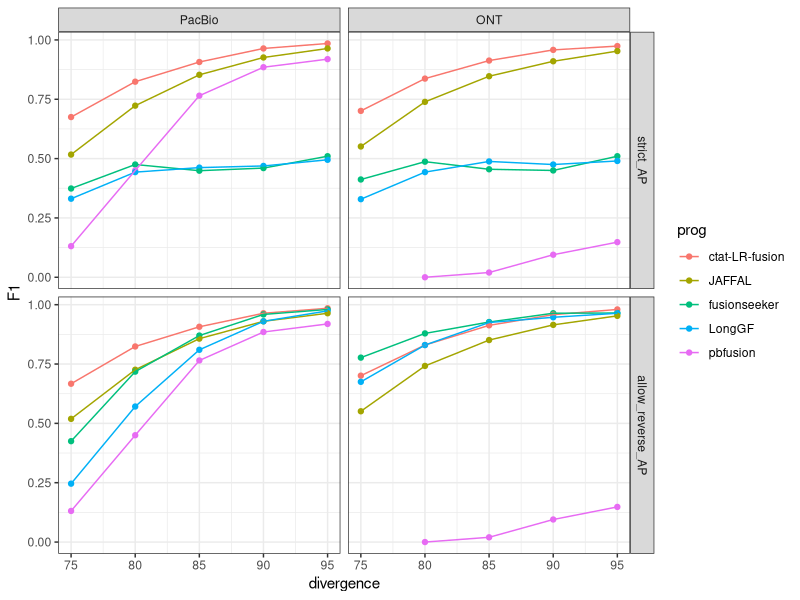
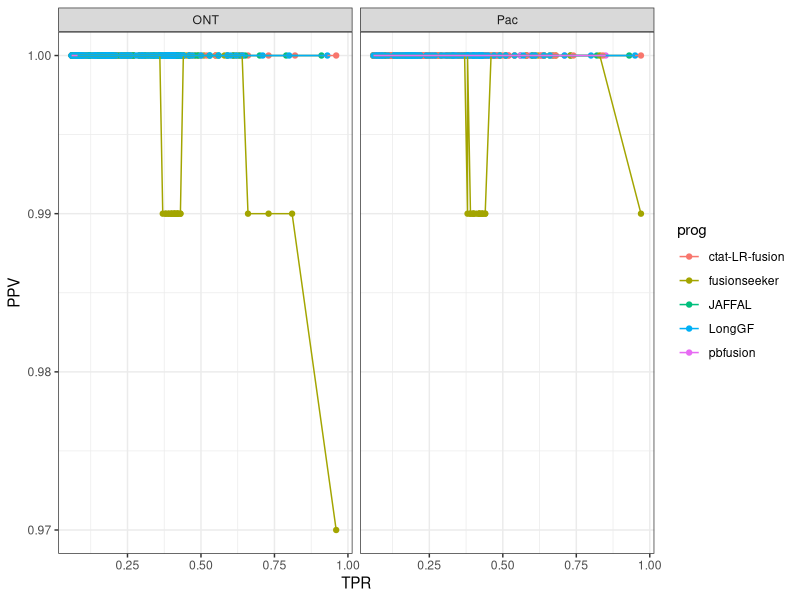
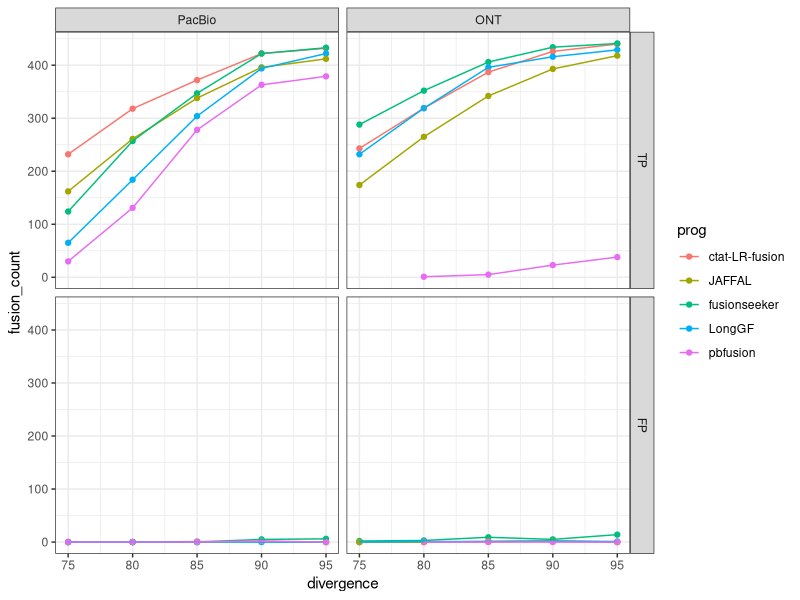
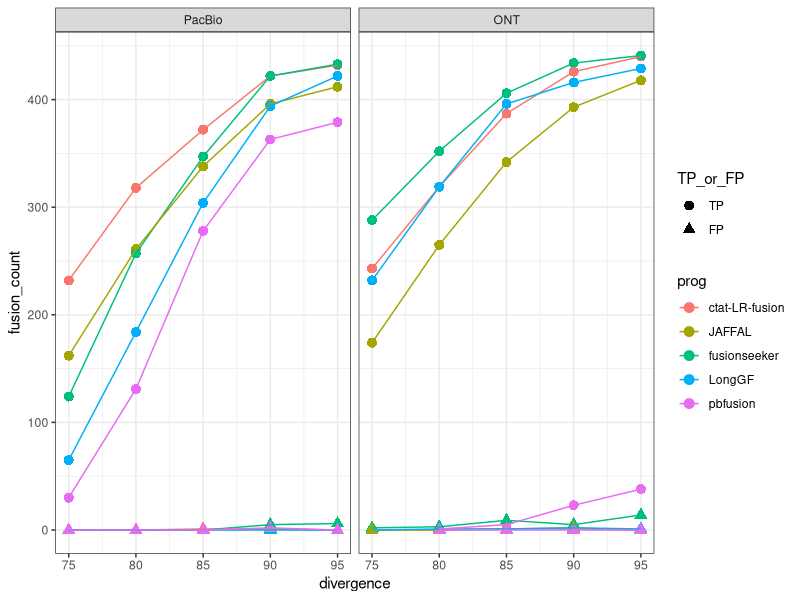
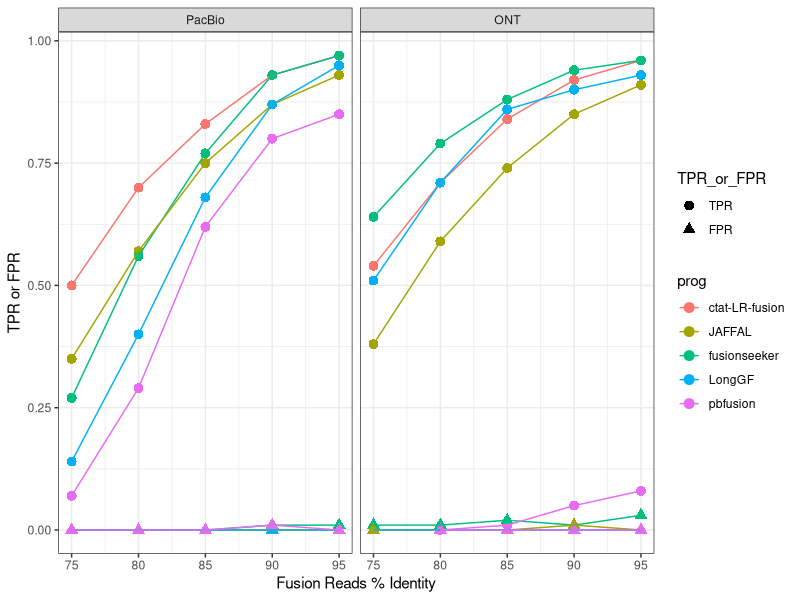
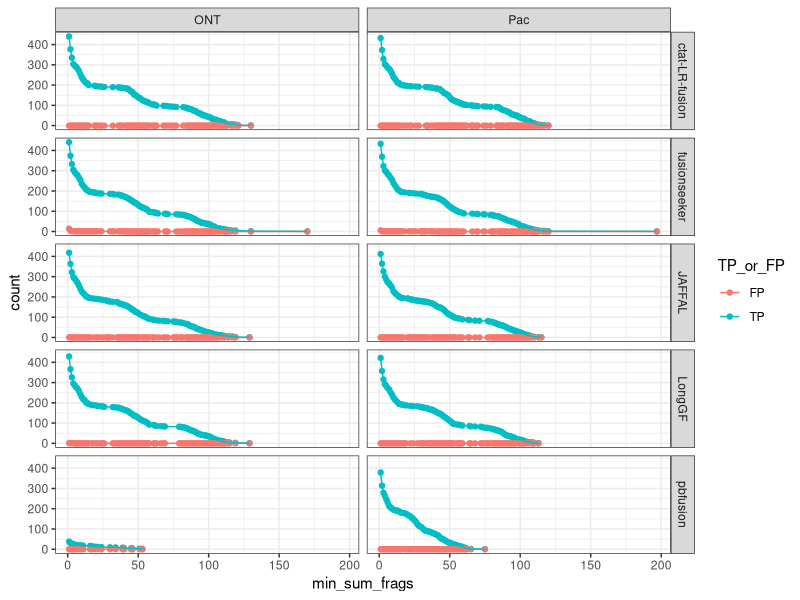
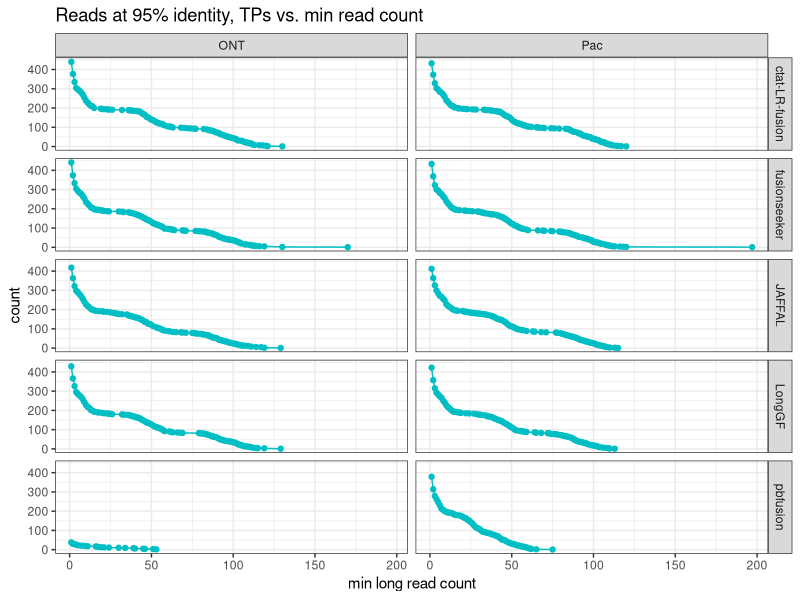
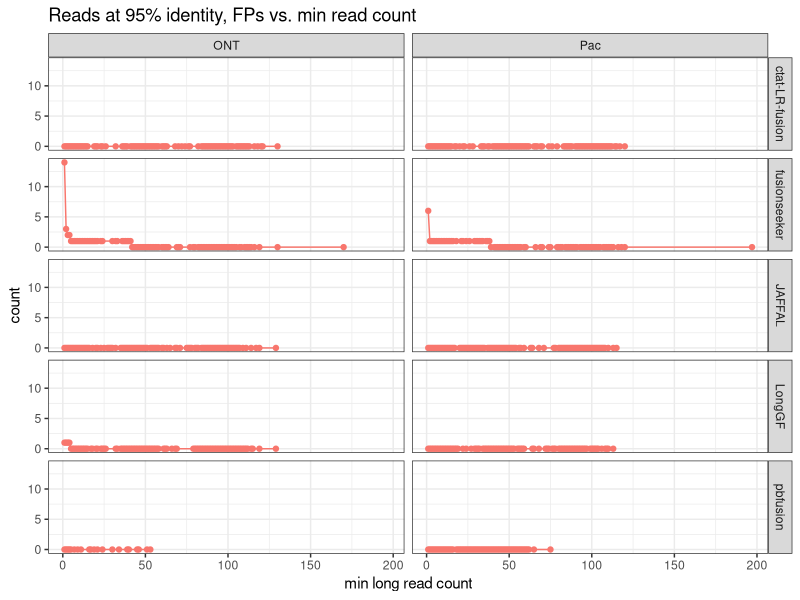

Recreate these plots in R, in order.
## ---- chunk 1
knitr::opts_chunk$set(echo = TRUE)
library(tidyverse)
## ---- chunk 2

# parse accuracy statistics from benchmarking:

ROC_strict_results = read.table("data/strict_allow_paralogs.combined_results.ROC.tsv", header=T, sep="\t", stringsAsFactors = F)
ROC_strict_results$analysisType="strict_AP"

ROC_allow_reverse_results = read.table("data/allow_rev_and_paralogs.combined_results.ROC.tsv", header=T, sep="\t", stringsAsFactors = F)
ROC_allow_reverse_results$analysisType="allow_reverse_AP"



ROC_data = bind_rows(ROC_strict_results,
                     ROC_allow_reverse_results)


ROC_data = ROC_data %>% filter(prog %in% c(
                                   'pbfusion',
                                   'fusionseeker',
                                   'LongGF',
                                   'JAFFAL',
                                   'ctat-LR-fusion')
                       )


# write supplementary data file
write.table(ROC_data, file="Table_Sx-benchmarking_JAFFAL_sim_badread_fusions.tsv", quote=F, sep="\t", row.names=F)


# extract the maximum F1 value for each program and target data set: 

max_F1_data = ROC_data %>% group_by(analysisType, prog, seqtype, divergence) %>% 
    arrange(desc(F1)) %>% filter(row_number() == 1) %>% ungroup()


# rank programs 

ranked_progs = max_F1_data  %>% group_by(prog) %>% summarize(mean_F1 = mean(F1)) %>% arrange(desc(mean_F1))

max_F1_data$prog = factor(max_F1_data$prog, levels=ranked_progs$prog)

max_F1_data$analysisType = factor(max_F1_data$analysisType, levels=c('strict_AP', 'allow_reverse_AP'))

max_F1_data = max_F1_data %>% mutate(seqtype = ifelse(seqtype == "Pac", "PacBio", seqtype))


max_F1_data$seqtype = factor(max_F1_data$seqtype, levels=c("PacBio", "ONT"))


## ---- chunk 3

p_F1_linepoint = max_F1_data %>% 
    filter(analysisType %in% c('strict_AP', 'allow_reverse_AP')) %>%
    ggplot() + theme_bw() +
    geom_point(aes(x=divergence, y=F1, color=prog)) +
    geom_line(aes(x=divergence, y=F1, group=prog, color=prog)) +
    facet_grid(vars(analysisType), vars(seqtype))


p_F1_linepoint

## ---- chunk 4

ggsave(p_F1_linepoint, filename="jaffal_simdata_accuracy.F1.paperfig.svg", width=8, height=7)

## ---- chunk 5

ROC_data %>% filter(analysisType == "allow_reverse_AP") %>% 
         filter(divergence == 95) %>%
         filter(TPR > 0.05) %>%
    ggplot(aes(x=TPR, y=PPV)) + geom_point(aes(color=prog)) + 
    geom_line(aes(groups=prog, color=prog)) +
    theme_bw() + 
    facet_wrap(~seqtype)


## ---- chunk 6

max_F1_data %>% 
    filter(analysisType == "allow_reverse_AP") %>%
    select(seqtype, divergence, prog, TP, FP) %>% filter(prog=='LongGF') %>%
    gather(key = TP_or_FP, value=fusion_count, TP, FP) %>% arrange(seqtype, divergence)

## ---- chunk 7
# show counts of TP and FP

max_F1_data %>% 
    filter(analysisType == "allow_reverse_AP") %>%
    select(seqtype, divergence, prog, TP, FP) %>% 
    gather(key = TP_or_FP, value=fusion_count, TP, FP) %>%
    mutate(TP_or_FP = factor(TP_or_FP, levels=c('TP', 'FP'))) %>%
    ggplot(aes(x=divergence, y=fusion_count)) + theme_bw() +
    geom_point(aes(color=prog)) + geom_line(aes(group=prog, color=prog)) +
    facet_grid(vars(TP_or_FP), vars(seqtype))

## ---- chunk 8

max_F1_data %>% 
    filter(analysisType == "allow_reverse_AP") %>%
    select(seqtype, divergence, prog, TP, FP) %>% 
    gather(key = TP_or_FP, value=fusion_count, TP, FP) %>%
    mutate(TP_or_FP = factor(TP_or_FP, levels=c('TP', 'FP'))) %>%
    mutate(prog_TP_or_FP = paste(prog, TP_or_FP)) %>%
    ggplot(aes(x=divergence, y=fusion_count)) + theme_bw() +
    geom_point(aes(color=prog, shape=TP_or_FP), size=rel(3)) + 
    geom_line(aes(group=prog_TP_or_FP, color=prog)) +
    facet_wrap(~seqtype)


## ---- chunk 9

TPR_or_FPR_plot = max_F1_data %>% 
    filter(analysisType == "allow_reverse_AP") %>%
    mutate(FPR = 1 - PPV) %>%
    select(seqtype, divergence, prog, TPR, FPR) %>% 
    gather(key = TPR_or_FPR, value=fusion_count, TPR, FPR) %>%
    mutate(TPR_or_FPR = factor(TPR_or_FPR, levels=c('TPR', 'FPR'))) %>%
    mutate(prog_TPR_or_FPR = paste(prog, TPR_or_FPR)) %>%
    ggplot(aes(x=divergence, y=fusion_count)) + theme_bw() +
    geom_point(aes(color=prog, shape=TPR_or_FPR), size=rel(3)) + 
    geom_line(aes(group=prog_TPR_or_FPR, color=prog)) +
    facet_wrap(~seqtype) + ylab('TPR or FPR') + xlab("Fusion Reads % Identity")

TPR_or_FPR_plot
## ---- chunk 10

ggsave(TPR_or_FPR_plot, filename="jaffal_simdata_accuracy.TPR_or_FPR_plot.paperfig.svg", width=8, height=4)

## ---- chunk 11

ROC_data %>% filter(analysisType == "allow_reverse_AP") %>% 
         filter(divergence == 95) %>%
         #filter(TPR > 0.05) %>%
         select(seqtype, prog, min_sum_frags, TP, FP) %>% gather(key='TP_or_FP', value='count', TP, FP) %>%
    ggplot(aes(x=min_sum_frags, y=count)) + geom_point(aes(color=TP_or_FP)) + geom_line(aes(groups=prog, color=TP_or_FP)) +
    #geom_line(aes(groups=prog, color=prog)) +
    theme_bw() + 
    # facet_wrap(~seqtype)
    facet_grid(vars(prog), vars(seqtype))


## ---- chunk 12


ROC_data %>% filter(analysisType == "allow_reverse_AP") %>% 
         filter(divergence == 95) %>%
         #filter(TPR > 0.05) %>%
         select(seqtype, prog, min_sum_frags, TP, FP) %>% gather(key='TP_or_FP', value='count', TP, FP) %>%
    filter(TP_or_FP == 'TP') %>%
   
    ggplot(aes(x=min_sum_frags, y=count)) + geom_point(color='#00BFC4') + geom_line(aes(groups=prog), color='#00BFC4') +
    #geom_line(aes(groups=prog, color=prog)) +
    theme_bw() + 
    # facet_wrap(~seqtype)
    facet_grid(vars(prog), vars(seqtype)) + 
    xlab("min long read count") +
    ggtitle("Reads at 95% identity, TPs vs. min read count")


## ---- chunk 13


ROC_data %>% filter(analysisType == "allow_reverse_AP") %>% 
         filter(divergence == 95) %>%
         #filter(TPR > 0.05) %>%
         select(seqtype, prog, min_sum_frags, TP, FP) %>% gather(key='TP_or_FP', value='count', TP, FP) %>%
    filter(TP_or_FP == 'FP') %>%
   
    ggplot(aes(x=min_sum_frags, y=count)) + geom_point(color='#F8766D') + geom_line(aes(groups=prog), color='#F8766D') +
    #geom_line(aes(groups=prog, color=prog)) +
    theme_bw() + 
    # facet_wrap(~seqtype)
    facet_grid(vars(prog), vars(seqtype)) + 
    xlab("min long read count") +
    ggtitle("Reads at 95% identity, FPs vs. min read count")


## ---- chunk 14

# parse accuracy statistics from benchmarking:

PR_AUC_strict_results = read.table("data/strict_allow_paralogs.combined_results.PR_AUC.tsv", header=T, sep="\t", stringsAsFactors = F)
PR_AUC_strict_results$analysisType="strict_AP"

PR_AUC_allow_reverse_results = read.table("data/allow_rev_and_paralogs.combined_results.PR_AUC.tsv", header=T, sep="\t", stringsAsFactors = F)
PR_AUC_allow_reverse_results$analysisType="allow_reverse_AP"



PR_AUC_data = bind_rows(PR_AUC_strict_results,
                        PR_AUC_allow_reverse_results)


PR_AUC_data = PR_AUC_data %>% filter(prog %in% c(
                                   'pbfusion',
                                   'fusionseeker',
                                   'LongGF',
                                   'JAFFAL',
                                   'ctat-LR-fusion')
                       )

PR_AUC_data %>% head()
## ---- chunk 15

# rank programs 

ranked_progs = PR_AUC_data  %>% group_by(prog) %>% summarize(mean_AUC = mean(AUC)) %>% arrange(desc(mean_AUC))

PR_AUC_data$prog = factor(PR_AUC_data$prog, levels=ranked_progs$prog)

PR_AUC_data$analysisType = factor(PR_AUC_data$analysisType, levels=c('strict_AP', 'allow_reverse_AP'))

PR_AUC_data = PR_AUC_data %>% mutate(seqtype = ifelse(seqtype == "Pac", "PacBio", seqtype))


PR_AUC_data$seqtype = factor(PR_AUC_data$seqtype, levels=c("PacBio", "ONT"))


## ---- chunk 16

p_AUC_linepoint = PR_AUC_data %>% 
    filter(analysisType %in% c('strict_AP', 'allow_reverse_AP')) %>%
    ggplot() + theme_bw() +
    geom_point(aes(x=divergence, y=AUC, color=prog)) +
    geom_line(aes(x=divergence, y=AUC, group=prog, color=prog)) +
    facet_grid(vars(analysisType), vars(seqtype))


p_AUC_linepoint

## ---- chunk 17

ggsave(p_AUC_linepoint, filename="jaffal_simdata_accuracy.PR_AUC.paperfig.svg", width=8, height=7)
